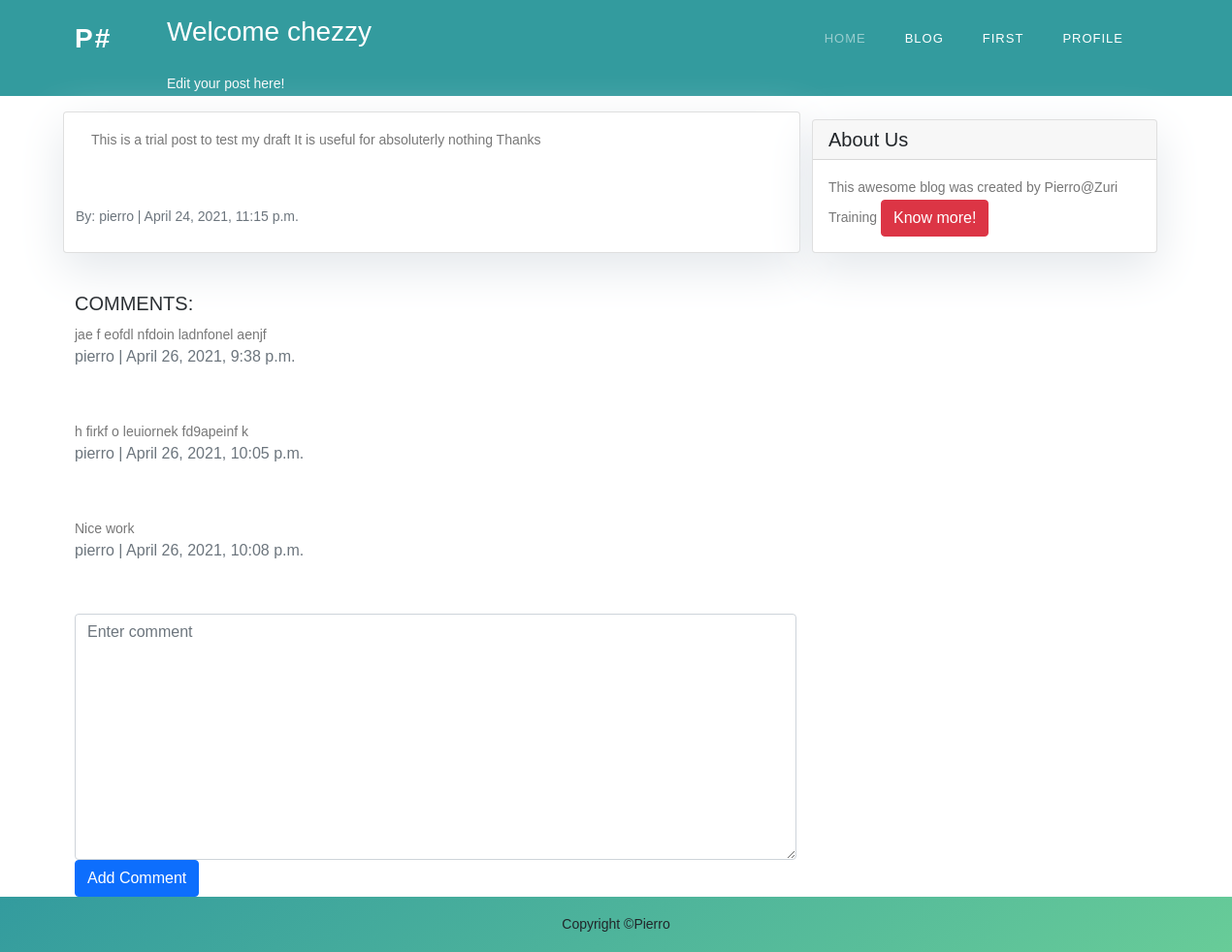
Screenshot of /blog/content/trial-post/ (signed in) with the database file from the repository.
### blog/models.py (models this page shows, shortened)
class Post(models.Model):
	STATUS = (
		(0, 'Draft'), (1, 'Publish')
		)
	author = models.ForeignKey(User, on_delete=models.CASCADE)
	title = models.CharField(max_length=200, unique=True)
	slug = models.SlugField(max_length=200, unique=True)
	body = models.TextField()
	status = models.IntegerField(choices=STATUS, default=0)
	date_created = models.DateTimeField(auto_now_add=True)
	date_modified = models.DateTimeField()
	class Meta:
		ordering = ['-date_created']

class Comment(models.Model):
	author = models.ForeignKey(User, on_delete=models.CASCADE, verbose_name='author')
	post = models.ForeignKey(Post, on_delete=models.CASCADE, verbose_name='post')
	body = models.TextField()
	date_created = models.DateTimeField(auto_now_add=True)

### blog/views.py (the view, shortened to what this page needs)
# urls.py: path('content/<slug:slug>/', views.blog_detail, name='blog_detail'),
def blog_detail(req, slug):
	queryset = get_object_or_404(Post, slug=slug)
	comments = Comment.objects.filter(post=queryset)
	form = CommentForm()
	contxt = {'title':queryset.title, 'post': queryset, 'form': form, 'comments':comments, }
	return render(req, 'blog/blog_detail.html', contxt)

### blog/forms.py
class CommentForm(ModelForm):
	class Meta:
		model = Comment
		widgets = {'body': forms.Textarea(attrs={'placeholder': 'Enter comment', 'class':'form-control'}),}
		fields = ['body',]

### blog/templates/blog/blog_detail.html (shortened to what this page needs)
{% extends 'base.html' %} {% block content %}
<header style="background: rgb(51,155,158)">
    <div class="container">
        <div class="row">
            <div class="col-md-8 col-md-10 mx-auto">
                <div class="site-heading">
                    <h3 class="site-heading my-4 mt-3 text-white">Welcome {{user.username}} </h3>
                    <p class="text-light"> Edit your post here! &nbsp;
                    </p>
                </div>
            </div>
        </div>
    </div>
</header>
<div class="container">
  <div class="row">
    <div class="col-md-8 card mb-4  mt-3 left  top">
      <div class="card-body">
        <p class="card-text ">{{ post.body | safe }}</p>
      </div>
      <p class=" text-muted"> By: {{ post.author }} | {{ post.date_created }}</p>
        <br>
    </div>
    {% block sidebar %} {% include 'blog/sidebar.html' %} {% endblock sidebar %}
  </div>
    <div class="row">
        <div class="col-md-8 mt-3 left">
            <h5 class="card-title">COMMENTS:</h5>
            {%if comments %}
            {% for comment in comments %}
                <div>
                        <p>{{comment.body | safe}}</p>
                </div>
                <p class="text-muted h6">{{ comment.author }} | {{ comment.date_created}} </p>
                <br><br>
            {% endfor %}
            {%else%}
                No comment yet!
            {%endif%}
        </div>
    </div>
    {%if user.is_authenticated %}
<form class="form" method="post" action="{%url 'blog_detail' post.slug%}">
    {%for field in form%}
    <div class="col-md-8 shift">
        <p>
            {{ field }}
        </p>
    </div>
    <button class="btn btn-primary" type="submit">Add Comment </button>
</form>
{% endfor %}
{%else%}
<div class="card-text">
   Please <a href="{%url 'blog_signin' %}"> Sign In </a> to add your comments
</div>
{% endif %}
</div>
{% endblock content %}

### static/css/style.css (style rules this page uses)
html, body, div, span, applet, object, iframe, h1, h2, h3, h4, h5, h6, p, blockquote, div pre, a, abbr, acronym, address, big, cite, code, del, dfn, em, font, img, ins, kbd, q, s, samp, small, strike, strong, sub, sup, tt, var, b, u, i, center, dl, dt, dd, ol, ul, li, figure, header, nav, section, article, aside, footer, figcaption { margin: 0; padding: 0; border: 0; outline: 0; }
header, nav, section, article, aside, footer, hgroup { display: block; }
* { box-sizing: border-box; }
html, body { font-family: 'Raleway', sans-serif; font-weight: 400; background-color: #fff; font-size: 16px; -ms-text-size-adjust: 100%; -webkit-font-smoothing: antialiased; -moz-osx-font-smoothing: grayscale; }
h1, h2, h3, h4, h5, h6 { margin-top: 0px; margin-bottom: 0px; }
p { font-size: 14px; line-height: 25px; color: #777; }
html, body { background: #fff; font-family: 'Raleway', sans-serif; }
*, *:before, *:after { -webkit-box-sizing: border-box; box-sizing: border-box; -webkit-font-smoothing: antialiased; -moz-osx-font-smoothing: grayscale; }

### blog/templates/blog/sidebar.html (style rules this page uses)
.card { box-shadow: 0 16px 48px #E3E7EB; }

### rows the page displays
Post: body "This is a trial post to test my draft It is useful for absoluterly nothing Thanks", author "pierro", date_created "April 24, 2021, 11:15 p.m."
Comment: body "jae f eofdl nfdoin ladnfonel aenjf", author "pierro", date_created "April 26, 2021, 9:38 p.m."
Comment: body "h firkf o leuiornek fd9apeinf k", author "pierro", date_created "April 26, 2021, 10:05 p.m."
Comment: body "Nice work", author "pierro", date_created "April 26, 2021, 10:08 p.m."

### other values shown
{{ user.username }} "chezzy"
